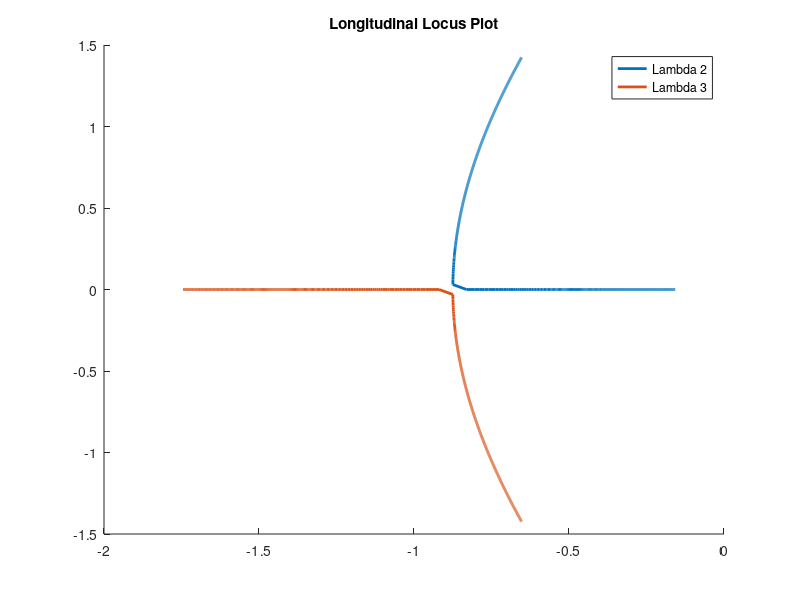

This figure's MATLAB source:
%{
Contributor(s): Jacob Legg
Course number: ASEN 3801
File name: L3801Lab4_35.m
Created: 03/27/2026
~~~~~~~~~~~~~~~~~~~~~~~~~~~~~~~~~~~~~~~~~~~~~~~~~~~~~~~~~~~~~~~~~~~~~~~~~~
- Goal: Find k3
~~~~~~~~~~~~~~~~~~~~~~~~~~~~~~~~~~~~~~~~~~~~~~~~~~~~~~~~~~~~~~~~~~~~~~~~~~
- Methodology: 
~~~~~~~~~~~~~~~~~~~~~~~~~~~~~~~~~~~~~~~~~~~~~~~~~~~~~~~~~~~~~~~~~~~~~~~~~~ 
%}
%% Section 3.5
clc
clear
close all;
% Constants
I_x = 5.8*10^-5;
I_y = 7.2*10^-5;
k1x = 3.98*10^-4;
k2x = 5.63*10^-4;
k1y = 4.94*10^-4;
k2y = 6.99*10^-4;
k3 = linspace(1*10^-4,1*10^-5,1000);
% Finds Eigenvalues for all values of k3
for i=1:1000
    % Lateral
    A_x = [0,9.81,0;0,0,1;-k3(i)/I_x,-k2x/I_x,-k1x/I_x];
    % Longitudinal
    A_y = [0,-9.81,0;0,0,1;k3(i)/I_y,-k2y/I_y,-k1y/I_y];
    % [~,D] = eig(A_x);
    [~,D] = eig(A_y);
    % Extract eigenvalues for further analysis
    eigenvalue1(i) = D(1,1);
    eigenvalue2(i) = D(2,2);
    eigenvalue3(i) = D(3,3);
end
figure;
hold on;
% plot(eigenvalue1,0)
plot(eigenvalue2, "LineWidth", 2)
plot(eigenvalue3, "LineWidth", 2)
legend('Lambda 2','Lambda 3')
title("Longitudinal Locus Plot")
chosen = length(eigenvalue2) - length(find(abs(eigenvalue2)<=0.8));
print("locusPlotLong", '-dpng')
% Store the eigenvalue corresponding to the chosen index for further analysis
selectedk3 = k3(chosen);
selectedTau = -1/eigenvalue2(chosen);
